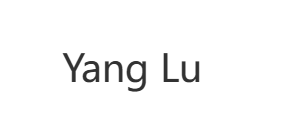
#> input picture Project 2/watermark.png, 296 x 129 px, found by its file name; its folder holds 4 pictures in this run
$ python LSB_Test.py
#> lines starting #> are read from the running program, lines starting #| are printed output that depends on the picture
from PIL import Image, ImageEnhance
import numpy as np
import cv2
from skimage.metrics import structural_similarity as ssim
import os
import matplotlib.pyplot as plt
from LSB import embed_watermark_rg, extract_watermark_rg


class LSBRobustnessTest:
    def __init__(self):
        self.results = {}

    def calculate_psnr(self, img1, img2):
        """计算PSNR值"""
        mse = np.mean((img1.astype(float) - img2.astype(float)) ** 2)
        if mse == 0:
            return float('inf')
        return 20 * np.log10(255.0 / np.sqrt(mse))

    def calculate_nc(self, original_watermark, extracted_watermark):
        """计算归一化相关系数(Normalized Correlation)"""
        original = np.array(original_watermark).astype(float)
        extracted = np.array(extracted_watermark).astype(float)

        # 确保两个图像大小相同
        if original.shape != extracted.shape:
            min_h = min(original.shape[0], extracted.shape[0])
            min_w = min(original.shape[1], extracted.shape[1])
            original = original[:min_h, :min_w]
            extracted = extracted[:min_h, :min_w]

        # 计算NC
        numerator = np.sum(original * extracted)
        denominator = np.sqrt(np.sum(original ** 2) * np.sum(extracted ** 2))

        if denominator == 0:
            return 0
        return numerator / denominator

    def flip_attack(self, image_path, output_path, flip_mode='horizontal'):
        """翻转攻击"""
        img = Image.open(image_path)

        if flip_mode == 'horizontal':
            flipped = img.transpose(Image.FLIP_LEFT_RIGHT)
        elif flip_mode == 'vertical':
            flipped = img.transpose(Image.FLIP_TOP_BOTTOM)
        elif flip_mode == 'both':
            flipped = img.transpose(Image.FLIP_LEFT_RIGHT).transpose(Image.FLIP_TOP_BOTTOM)

        flipped.save(output_path)
        return flipped

    def translation_attack(self, image_path, output_path, dx=10, dy=10):
        """平移攻击"""
        img = cv2.imread(image_path)
        h, w = img.shape[:2]

        # 创建平移变换矩阵
        translation_matrix = np.float32([[1, 0, dx], [0, 1, dy]])

        # 应用平移变换
        translated = cv2.warpAffine(img, translation_matrix, (w, h))

        cv2.imwrite(output_path, translated)
        return Image.open(output_path)

    def rotation_attack(self, image_path, output_path, angle=15):
        """旋转攻击"""
        img = cv2.imread(image_path)
        h, w = img.shape[:2]
        center = (w // 2, h // 2)

        # 创建旋转变换矩阵
        rotation_matrix = cv2.getRotationMatrix2D(center, angle, 1.0)

        # 应用旋转变换
        rotated = cv2.warpAffine(img, rotation_matrix, (w, h))

        cv2.imwrite(output_path, rotated)
        return Image.open(output_path)

    def crop_attack(self, image_path, output_path, crop_ratio=0.8):
        """截取攻击"""
        img = Image.open(image_path)
        w, h = img.size

        # 计算裁剪区域
        new_w = int(w * crop_ratio)
        new_h = int(h * crop_ratio)
        left = (w - new_w) // 2
        top = (h - new_h) // 2
        right = left + new_w
        bottom = top + new_h

        # 裁剪图像
        cropped = img.crop((left, top, right, bottom))
        # 调整回原始尺寸
        cropped_resized = cropped.resize((w, h), Image.Resampling.LANCZOS)

        cropped_resized.save(output_path)
        return cropped_resized

    def contrast_attack(self, image_path, output_path, factor=1.5):
        """对比度调整攻击"""
        img = Image.open(image_path)
        enhancer = ImageEnhance.Contrast(img)
        enhanced = enhancer.enhance(factor)
        enhanced.save(output_path)
        return enhanced

    def brightness_attack(self, image_path, output_path, factor=1.3):
        """亮度调整攻击"""
        img = Image.open(image_path)
        enhancer = ImageEnhance.Brightness(img)
        enhanced = enhancer.enhance(factor)
        enhanced.save(output_path)
        return enhanced

    def gaussian_noise_attack(self, image_path, output_path, noise_level=10):
        """高斯噪声攻击"""
        img = cv2.imread(image_path)

        # 生成高斯噪声
        noise = np.random.normal(0, noise_level, img.shape).astype(np.uint8)

        # 添加噪声
        noisy_img = cv2.add(img, noise)

        cv2.imwrite(output_path, noisy_img)
        return Image.open(output_path)

    def salt_pepper_noise_attack(self, image_path, output_path, noise_ratio=0.05):
        """椒盐噪声攻击"""
        img = cv2.imread(image_path)

        # 添加椒盐噪声
        h, w, c = img.shape
        noise_mask = np.random.random((h, w)) < noise_ratio

        # 随机设置为黑色或白色
        for i in range(h):
            for j in range(w):
                if noise_mask[i, j]:
                    if np.random.random() < 0.5:
                        img[i, j] = [0, 0, 0]  # 黑色
                    else:
                        img[i, j] = [255, 255, 255]  # 白色

        cv2.imwrite(output_path, img)
        return Image.open(output_path)

    def jpeg_compression_attack(self, image_path, output_path, quality=50):
        """JPEG压缩攻击"""
        img = Image.open(image_path)
        img.save(output_path, 'JPEG', quality=quality)
        return Image.open(output_path)

    def scaling_attack(self, image_path, output_path, scale_factor=0.5):
        """缩放攻击"""
        img = Image.open(image_path)
        original_size = img.size

        # 缩小然后放大回原始尺寸
        new_size = (int(original_size[0] * scale_factor), int(original_size[1] * scale_factor))
        scaled_down = img.resize(new_size, Image.Resampling.LANCZOS)
        scaled_back = scaled_down.resize(original_size, Image.Resampling.LANCZOS)

        scaled_back.save(output_path)
        return scaled_back

    def run_comprehensive_test(self, original_image_path, watermark_path, output_dir="robustness_test"):
        """运行综合鲁棒性测试"""
#> called with original_image_path = './source/Pic.png', watermark_path = './source/watermark.png', output_dir = 'robustness_test'
        if not os.path.exists(output_dir):
            os.makedirs(output_dir)

        # 首先嵌入水印
        watermarked_path = os.path.join(output_dir, "watermarked.png")
        embed_watermark_rg(original_image_path, watermark_path, watermarked_path)
#> (this line was passed over: LSB is not available in this run)

        # 加载原始水印用于比较
        original_watermark = Image.open(watermark_path).convert('L')

        # 定义测试攻击
        attacks = {
            "水平翻转": lambda: self.flip_attack(watermarked_path,
                                                 os.path.join(output_dir, "flipped_h.png"), 'horizontal'),
            "垂直翻转": lambda: self.flip_attack(watermarked_path,
                                                 os.path.join(output_dir, "flipped_v.png"), 'vertical'),
            "平移(10,10)": lambda: self.translation_attack(watermarked_path,
                                                           os.path.join(output_dir, "translated.png"), 10, 10),
            "旋转15度": lambda: self.rotation_attack(watermarked_path,
                                                     os.path.join(output_dir, "rotated.png"), 15),
            "截取80%": lambda: self.crop_attack(watermarked_path,
                                                os.path.join(output_dir, "cropped.png"), 0.8),
            "对比度+50%": lambda: self.contrast_attack(watermarked_path,
                                                       os.path.join(output_dir, "contrast.png"), 1.5),
            "亮度+30%": lambda: self.brightness_attack(watermarked_path,
                                                       os.path.join(output_dir, "brightness.png"), 1.3),
            "高斯噪声": lambda: self.gaussian_noise_attack(watermarked_path,
                                                           os.path.join(output_dir, "gaussian_noise.png"), 10),
            "椒盐噪声": lambda: self.salt_pepper_noise_attack(watermarked_path,
                                                              os.path.join(output_dir, "salt_pepper.png"), 0.05),
            "JPEG压缩(Q=50)": lambda: self.jpeg_compression_attack(watermarked_path,
                                                                   os.path.join(output_dir, "jpeg_compressed.png"), 50),
            "缩放50%": lambda: self.scaling_attack(watermarked_path,
                                                   os.path.join(output_dir, "scaled.png"), 0.5),
        }

        print("开始LSB水印鲁棒性测试...")
        print("=" * 60)

        self.results = {}

        for attack_name, attack_func in attacks.items():
            try:
                # 执行攻击
                print(f"正在测试: {attack_name}")
                attack_func()

                # 从攻击后的图像提取水印
                attacked_path = [path for path in
                                 [os.path.join(output_dir,
                                               f"{attack_name.split('(')[0].replace(' ', '_').lower()}.png"),
                                  os.path.join(output_dir, "flipped_h.png"),
                                  os.path.join(output_dir, "flipped_v.png"),
                                  os.path.join(output_dir, "translated.png"),
                                  os.path.join(output_dir, "rotated.png"),
                                  os.path.join(output_dir, "cropped.png"),
                                  os.path.join(output_dir, "contrast.png"),
                                  os.path.join(output_dir, "brightness.png"),
                                  os.path.join(output_dir, "gaussian_noise.png"),
                                  os.path.join(output_dir, "salt_pepper.png"),
                                  os.path.join(output_dir, "jpeg_compressed.png"),
                                  os.path.join(output_dir, "scaled.png")]
                                 if os.path.exists(path)]

                if attack_name == "水平翻转":
                    attacked_image_path = os.path.join(output_dir, "flipped_h.png")
                elif attack_name == "垂直翻转":
                    attacked_image_path = os.path.join(output_dir, "flipped_v.png")
                elif attack_name == "平移(10,10)":
                    attacked_image_path = os.path.join(output_dir, "translated.png")
                elif attack_name == "旋转15度":
                    attacked_image_path = os.path.join(output_dir, "rotated.png")
                elif attack_name == "截取80%":
                    attacked_image_path = os.path.join(output_dir, "cropped.png")
                elif attack_name == "对比度+50%":
                    attacked_image_path = os.path.join(output_dir, "contrast.png")
                elif attack_name == "亮度+30%":
                    attacked_image_path = os.path.join(output_dir, "brightness.png")
                elif attack_name == "高斯噪声":
                    attacked_image_path = os.path.join(output_dir, "gaussian_noise.png")
                elif attack_name == "椒盐噪声":
                    attacked_image_path = os.path.join(output_dir, "salt_pepper.png")
                elif attack_name == "JPEG压缩(Q=50)":
                    attacked_image_path = os.path.join(output_dir, "jpeg_compressed.png")
                elif attack_name == "缩放50%":
                    attacked_image_path = os.path.join(output_dir, "scaled.png")

                extracted_watermark_path = os.path.join(output_dir,
                                                        f"extracted_{attack_name.replace(' ', '_').replace('(', '_').replace(')', '').replace('%', 'percent').replace('+', 'plus').replace('=', 'eq')}.png")

                try:
                    extract_watermark_rg(attacked_image_path, watermark_path, extracted_watermark_path)
                    extracted_watermark = Image.open(extracted_watermark_path).convert('L')

                    # 计算评估指标
                    nc = self.calculate_nc(original_watermark, extracted_watermark)

                    # 计算PSNR和SSIM
                    orig_array = np.array(original_watermark)
                    ext_array = np.array(extracted_watermark)

                    # 确保尺寸一致
                    min_h = min(orig_array.shape[0], ext_array.shape[0])
                    min_w = min(orig_array.shape[1], ext_array.shape[1])
                    orig_array = orig_array[:min_h, :min_w]
                    ext_array = ext_array[:min_h, :min_w]

                    psnr = self.calculate_psnr(orig_array, ext_array)
                    ssim_value = ssim(orig_array, ext_array)

                    self.results[attack_name] = {
                        'NC': nc,
                        'PSNR': psnr,
                        'SSIM': ssim_value,
                        'Status': '成功' if nc > 0.5 else '失败'
                    }

                    print(
                        f"  NC: {nc:.4f}, PSNR: {psnr:.2f}dB, SSIM: {ssim_value:.4f}, 状态: {self.results[attack_name]['Status']}")

                except Exception as e:
                    self.results[attack_name] = {
                        'NC': 0,
                        'PSNR': 0,
                        'SSIM': 0,
                        'Status': f'提取失败: {str(e)}'
                    }
                    print(f"  提取水印失败: {str(e)}")

            except Exception as e:
                print(f"  攻击执行失败: {str(e)}")
                self.results[attack_name] = {
                    'NC': 0,
                    'PSNR': 0,
                    'SSIM': 0,
                    'Status': f'攻击失败: {str(e)}'
                }

        # 生成测试报告
        self.generate_report(output_dir)

        return self.results

    def generate_report(self, output_dir):
        """生成测试报告"""
#> called with output_dir = 'robustness_test'
        print("\n" + "=" * 60)
        print("LSB水印鲁棒性测试报告")
        print("=" * 60)

        # 统计成功率
        total_tests = len(self.results)
#> total_tests = 11
        successful_tests = sum(1 for result in self.results.values()
                               if isinstance(result['Status'], str) and result['Status'] == '成功')
#> successful_tests = 0
        success_rate = successful_tests / total_tests * 100
#> success_rate = 0

        print(f"总测试数量: {total_tests}")
#| 总测试数量: 11
        print(f"成功通过: {successful_tests}")
#| 成功通过: 0
        print(f"成功率: {success_rate:.1f}%")
#| 成功率: 0.0%
        print("\n详细结果:")
        print("-" * 60)
        print(f"{'攻击类型':<15} {'NC':<8} {'PSNR(dB)':<10} {'SSIM':<8} {'状态':<10}")
        print("-" * 60)

        for attack_name, metrics in self.results.items():
            nc = metrics['NC']
            psnr = metrics['PSNR']
            ssim_val = metrics['SSIM']
            status = metrics['Status']

            print(f"{attack_name:<15} {nc:<8.4f} {psnr:<10.2f} {ssim_val:<8.4f} {status:<10}")
#> this loop made 11 passes
#> attack_name on passes 1 to 11: '水平翻转', '垂直翻转', '平移(10,10)', '旋转15度', '截取80%', '对比度+50%', '亮度+30%', '高斯噪声', '椒盐噪声', 'JPEG压缩(Q=50)', '缩放50%'
#| 水平翻转            0.0000   0.00       0.0000   攻击失败: [Errno 2] No such file or directory: 'robustness_test/watermarked.png'
#| 垂直翻转            0.0000   0.00       0.0000   攻击失败: [Errno 2] No such file or directory: 'robustness_test/watermarked.png'
#| 平移(10,10)       0.0000   0.00       0.0000   攻击失败: 'NoneType' object has no attribute 'shape'
#| 旋转15度           0.0000   0.00       0.0000   攻击失败: 'NoneType' object has no attribute 'shape'
#| 截取80%           0.0000   0.00       0.0000   攻击失败: [Errno 2] No such file or directory: 'robustness_test/watermarked.png'
#| 对比度+50%         0.0000   0.00       0.0000   攻击失败: [Errno 2] No such file or directory: 'robustness_test/watermarked.png'
#| 亮度+30%          0.0000   0.00       0.0000   攻击失败: [Errno 2] No such file or directory: 'robustness_test/watermarked.png'
#| 高斯噪声            0.0000   0.00       0.0000   攻击失败: 'NoneType' object has no attribute 'shape'
#> (further printed lines are left out)

        # 保存报告到文件
        report_path = os.path.join(output_dir, "robustness_report.txt")
        with open(report_path, 'w', encoding='utf-8') as f:
            f.write("LSB水印鲁棒性测试报告\n")
            f.write("=" * 60 + "\n")
            f.write(f"总测试数量: {total_tests}\n")
            f.write(f"成功通过: {successful_tests}\n")
            f.write(f"成功率: {success_rate:.1f}%\n\n")
            f.write("详细结果:\n")
            f.write("-" * 60 + "\n")
            f.write(f"{'攻击类型':<15} {'NC':<8} {'PSNR(dB)':<10} {'SSIM':<8} {'状态':<10}\n")
            f.write("-" * 60 + "\n")

            for attack_name, metrics in self.results.items():
                nc = metrics['NC']
                psnr = metrics['PSNR']
                ssim_val = metrics['SSIM']
                status = metrics['Status']
                f.write(f"{attack_name:<15} {nc:<8.4f} {psnr:<10.2f} {ssim_val:<8.4f} {status:<10}\n")

        print(f"\n测试报告已保存至: {report_path}")

        # 创建可视化图表
        self.create_visualization(output_dir)

    def create_visualization(self, output_dir):
        """创建可视化图表"""
#> called with output_dir = 'robustness_test'
        try:
            # 提取数据
            attack_names = list(self.results.keys())
#> attack_names = ['水平翻转', '垂直翻转', '平移(10,10)', '旋转15度', '截取80%', '对比度+50%', '亮度+30%', '高斯噪声', '椒盐噪声', 'JPEG压缩(Q=50)', '缩放50%']
            nc_values = [self.results[name]['NC'] for name in attack_names]
#> nc_values = [0, 0, 0, 0, 0, 0, 0, 0, 0, 0, 0]
            psnr_values = [self.results[name]['PSNR'] if self.results[name]['PSNR'] != float('inf')
                           else 100 for name in attack_names]
#> psnr_values = [0, 0, 0, 0, 0, 0, 0, 0, 0, 0, 0]
            ssim_values = [self.results[name]['SSIM'] for name in attack_names]
#> ssim_values = [0, 0, 0, 0, 0, 0, 0, 0, 0, 0, 0]

            # 创建图表
            fig, (ax1, ax2, ax3) = plt.subplots(3, 1, figsize=(12, 15))

            # NC值图表
            bars1 = ax1.bar(range(len(attack_names)), nc_values, color='skyblue', alpha=0.7)
#> bars1 = 11 items
            ax1.set_title('归一化相关系数 (NC)', fontsize=14, fontweight='bold')
            ax1.set_ylabel('NC值')
            ax1.set_xticks(range(len(attack_names)))
            ax1.set_xticklabels(attack_names, rotation=45, ha='right')
            ax1.axhline(y=0.5, color='red', linestyle='--', alpha=0.7, label='阈值 (0.5)')
            ax1.legend()
            ax1.grid(True, alpha=0.3)

            # 添加数值标签
            for i, bar in enumerate(bars1):
                height = bar.get_height()
                ax1.text(bar.get_x() + bar.get_width() / 2., height + 0.01,
                         f'{nc_values[i]:.3f}', ha='center', va='bottom', fontsize=8)
#> this loop made 11 passes

            # PSNR值图表
            bars2 = ax2.bar(range(len(attack_names)), psnr_values, color='lightgreen', alpha=0.7)
#> bars2 = 11 items
            ax2.set_title('峰值信噪比 (PSNR)', fontsize=14, fontweight='bold')
            ax2.set_ylabel('PSNR (dB)')
            ax2.set_xticks(range(len(attack_names)))
            ax2.set_xticklabels(attack_names, rotation=45, ha='right')
            ax2.grid(True, alpha=0.3)

            # 添加数值标签
            for i, bar in enumerate(bars2):
                height = bar.get_height()
                ax2.text(bar.get_x() + bar.get_width() / 2., height + 1,
                         f'{psnr_values[i]:.1f}', ha='center', va='bottom', fontsize=8)

            # SSIM值图表
            bars3 = ax3.bar(range(len(attack_names)), ssim_values, color='lightcoral', alpha=0.7)
#> bars3 = 11 items
            ax3.set_title('结构相似性指数 (SSIM)', fontsize=14, fontweight='bold')
            ax3.set_ylabel('SSIM值')
            ax3.set_xticks(range(len(attack_names)))
            ax3.set_xticklabels(attack_names, rotation=45, ha='right')
            ax3.grid(True, alpha=0.3)

            # 添加数值标签
            for i, bar in enumerate(bars3):
                height = bar.get_height()
                ax3.text(bar.get_x() + bar.get_width() / 2., height + 0.01,
                         f'{ssim_values[i]:.3f}', ha='center', va='bottom', fontsize=8)

            plt.tight_layout()
            chart_path = os.path.join(output_dir, "robustness_chart.png")
            plt.savefig(chart_path, dpi=300, bbox_inches='tight')
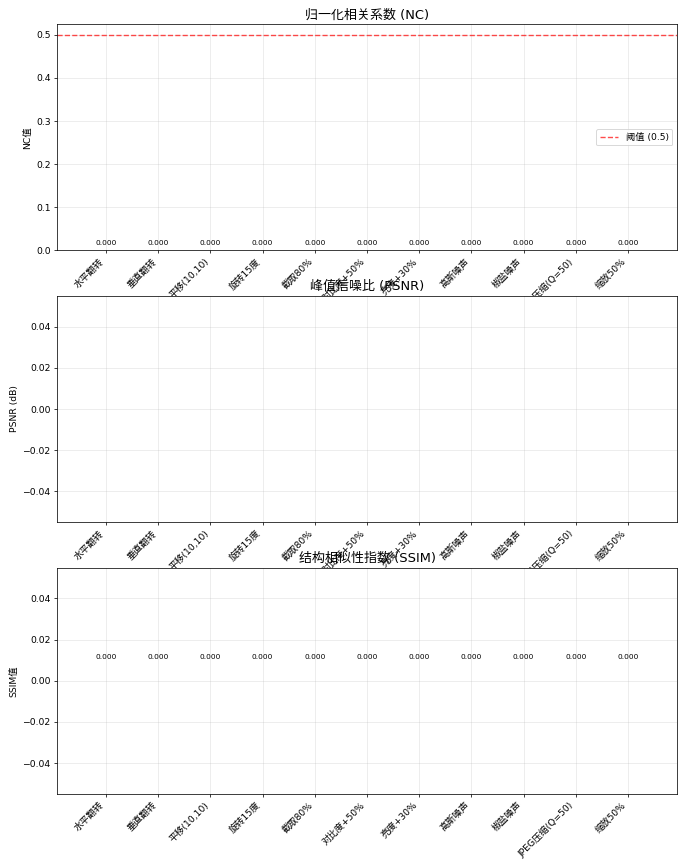
#> figure drawn by matplotlib, 3 panels
            print(f"可视化图表已保存至: {chart_path}")

        except Exception as e:
            print(f"生成可视化图表时出错: {str(e)}")


# 使用示例
if __name__ == "__main__":
    # 创建测试实例
    tester = LSBRobustnessTest()

    try:
        results = tester.run_comprehensive_test(
            original_image_path="./source/Pic.png",
            watermark_path="./source/watermark.png",
            output_dir="robustness_test"
        )
#> results = 11 items

        print("\n测试完成！结果已保存在 'robustness_test' 文件夹中。")

    except FileNotFoundError as e:
        print(f"文件未找到错误: {e}")
        print("请确保以下文件存在:")
        print("- ./source/Pic.png (原始图像)")
        print("- ./source/watermark.png (水印图像)")
    except Exception as e:

        print(f"测试过程中出现错误: {e}")
